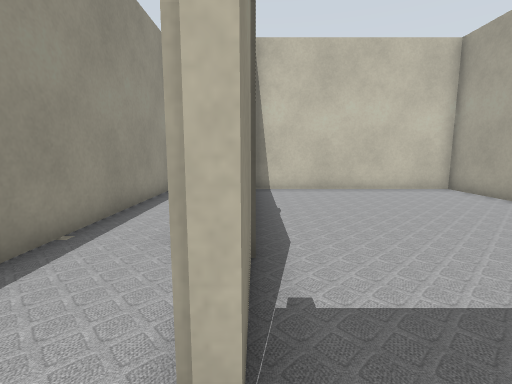
View 1 (above)

24 first-person views from a walk through a robot-simulator world made for Gazebo. The camera is 0.72 m above the floor, tilts 8° down and sees 85° across. Floor lines are 1 m apart. The floor is counted in squares, 0.5 m on a side. Each view is taken from the middle of a square. On the plan, view 1 faces up. The plan holds only what a view shows up to about 14 squares ahead; the rest is blank. The place goes on beyond the plan.

View 2
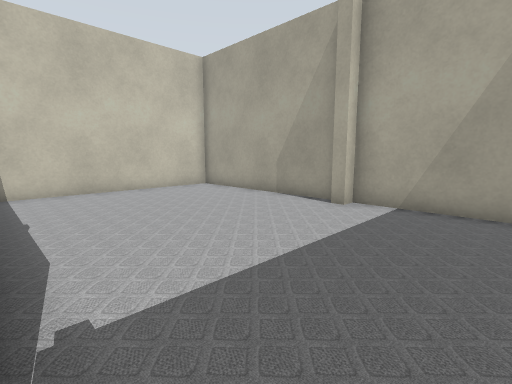

View 3
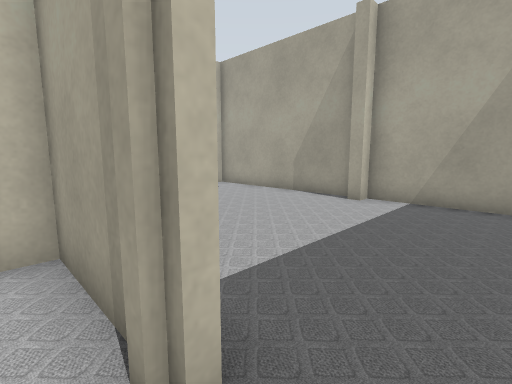

View 4
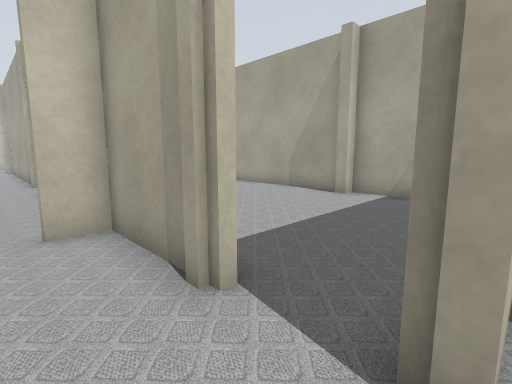

View 5
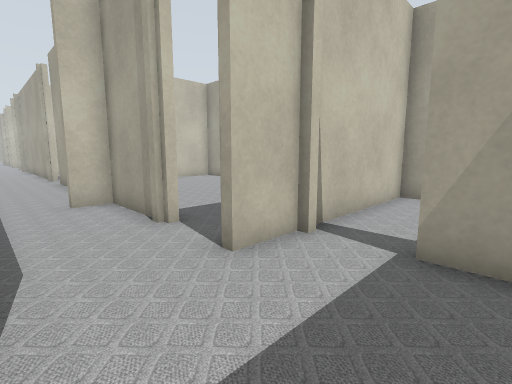

View 6
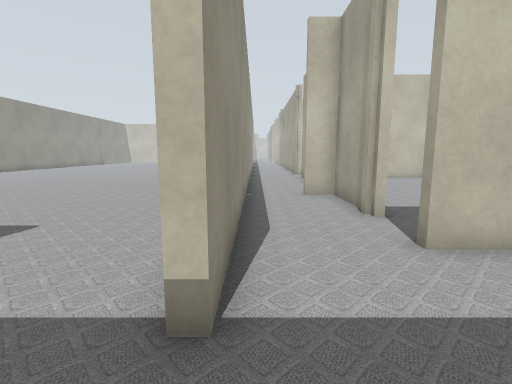

View 7
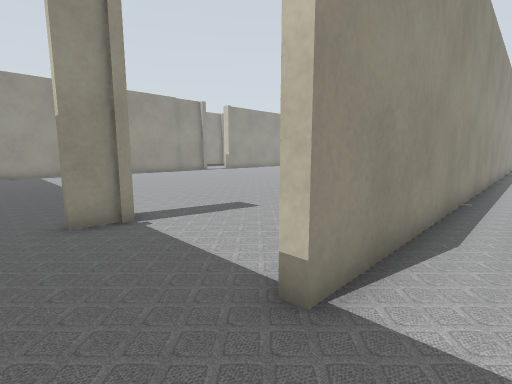

View 8
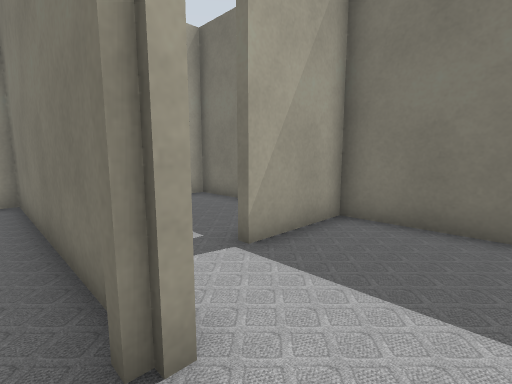

View 9
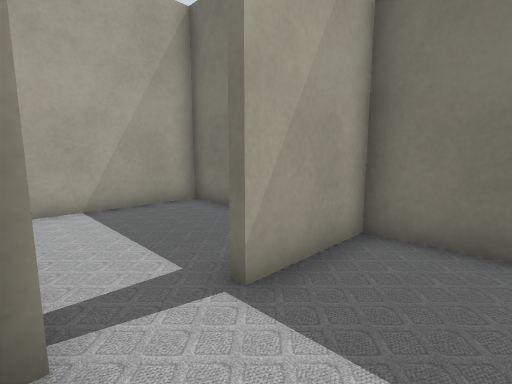

View 10
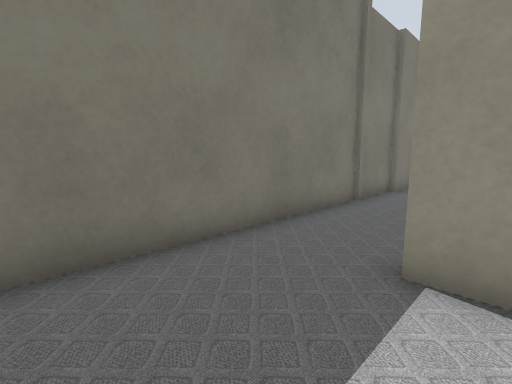

View 11
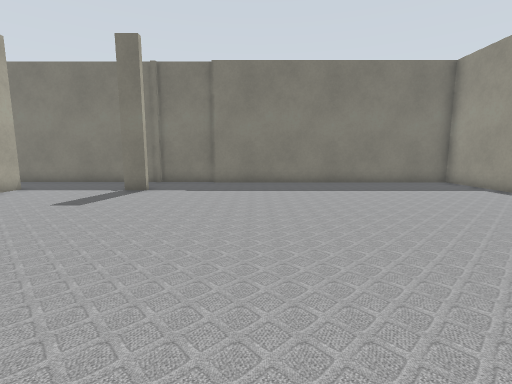

View 12
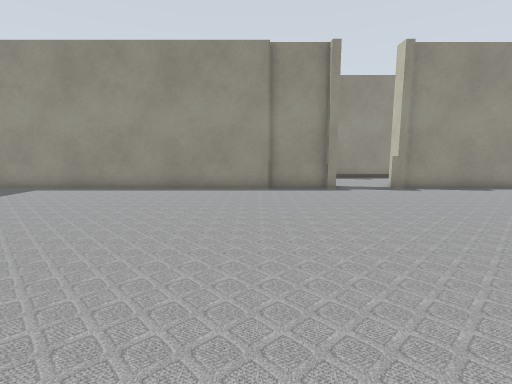

View 13
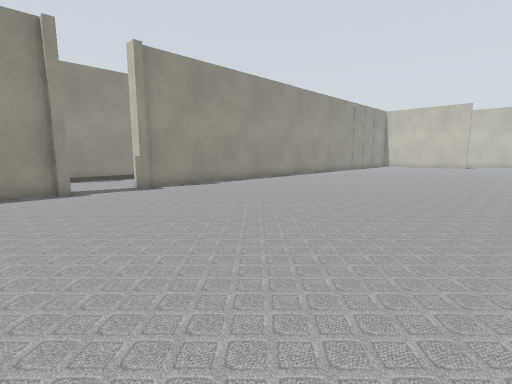

View 14
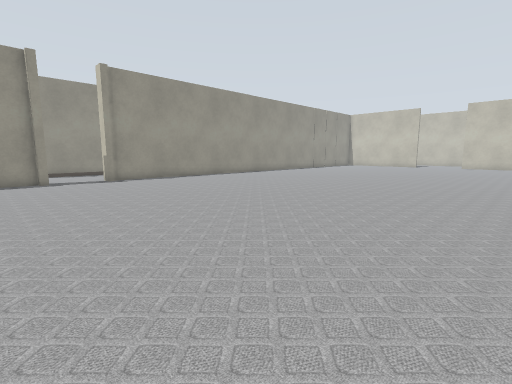

View 15
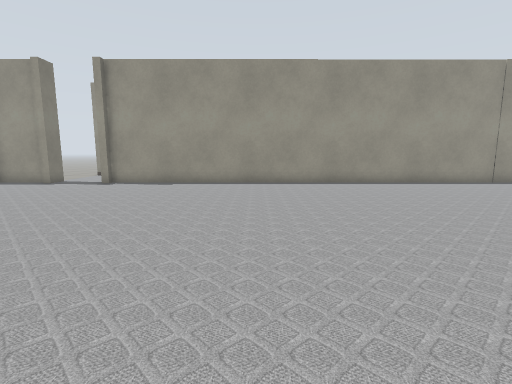

View 16
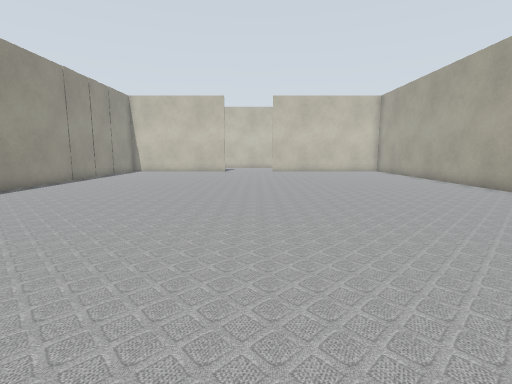

View 17
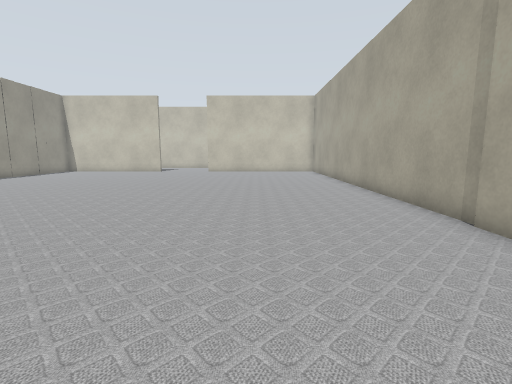

View 18
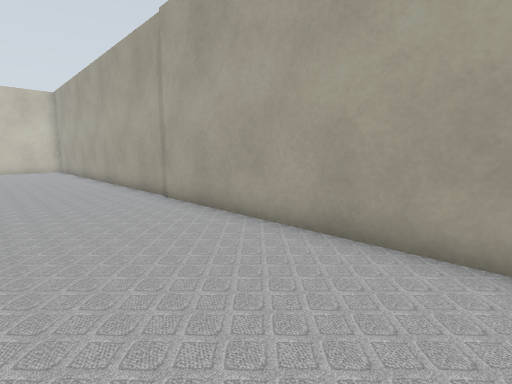

View 19
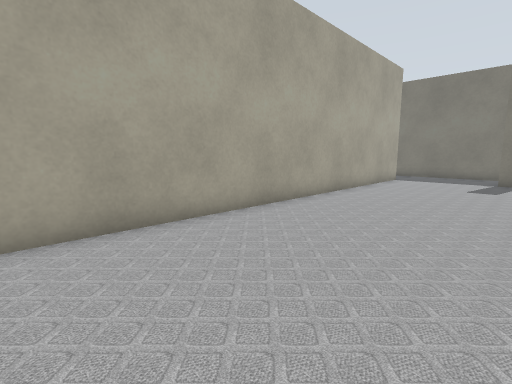

View 20
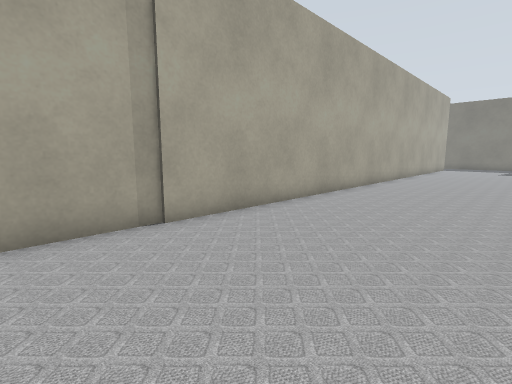

View 21
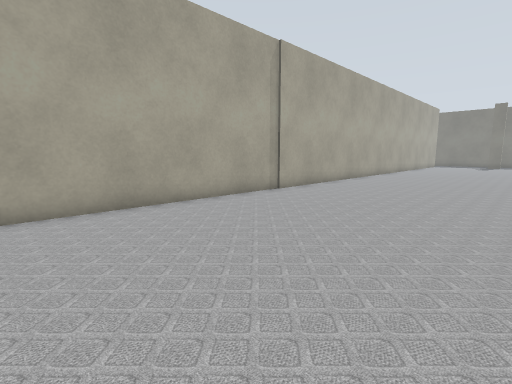

View 22
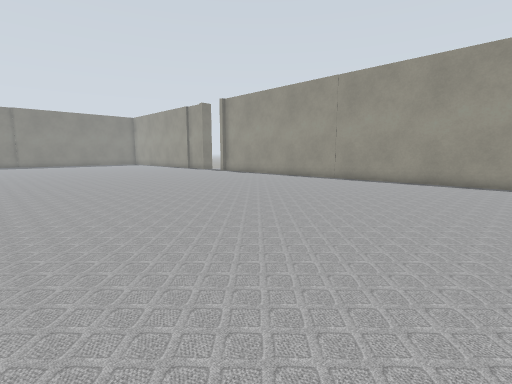

View 23
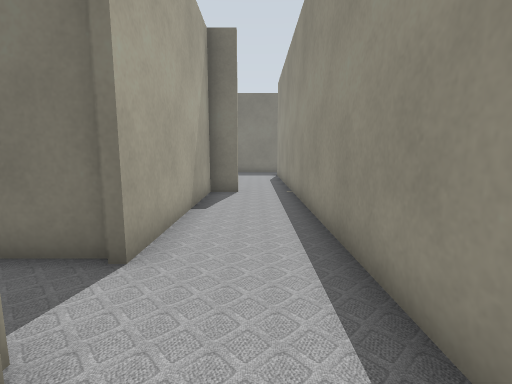

View 24
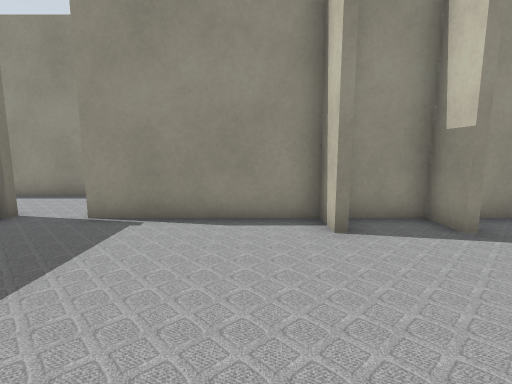

### Floor plan
Ten units are one square. View 1 is at (0, 0); x grows to the right and y downward. Boxes are objects, and circles mark ways between rooms. Rooms are numbered by the first view taken in them; rooms with no view inside come last. Other rooms are left out.
<svg viewBox="-235 -310 317 374">
<path fill="none" stroke="#000" d="M77 -42 77 -111 0 -111M-1 -36 -1 -11M6 7 77 7 77 -37 72 -37 72 -41M-3 -132 -3 -176M-34 -140 -34 5M-14 -47 -3 -47 -3 -116M-3 -11 -3 -45 -14 -45M-3 10 -3 5M-34 5 -34 30M-34 30 -37 30M-46 59 11 59 11 30M-221 -89 -225 -89 -225 -65M-223 -66 -223 56 -109 56M-89 27 -81 27 -81 40M-37 30 -37 -305M-110 59 -82 59M-81 59 -46 59M-225 -305 -225 -120 -223 -120 -223 -117M0 -113 15 -113M11 -184 -1 -184 -1 -132M11 30 15 30M46 59 66 59 66 10 -3 10"/>
<circle cx="0" cy="-5" r="3" fill="#2a7"/>
<circle cx="-15" cy="10" r="3" fill="#2a7"/>
<circle cx="0" cy="-125" r="3" fill="#2a7"/>
<circle cx="-10" cy="30" r="3" fill="#2a7"/>
<circle cx="10" cy="20" r="3" fill="#2a7"/>
<circle cx="-35" cy="45" r="3" fill="#2a7"/>
<text x="40" y="-50">1</text>
<text x="-10" y="-160">2</text>
<text x="-10" y="20">3</text>
<text x="-20" y="40">4</text>
<text x="-130" y="-130">5</text>
<text x="40" y="-140">6</text>
<text x="40" y="30">7</text>
</svg>
Room 1 opens to room 2. Room 2 opens to room 3. Room 2 opens to room 6. Room 3 opens to room 4. Room 3 opens to room 7. Room 4 opens to room 5.

Where each view was taken, in squares from view 1:
view 1: 0 up, 0 right, facing up
view 2: 0 up, 0 right, facing up-right
view 3: 0 up, 1 left, facing up-right
view 4: 1 down, 2 left, facing up-right
view 5: 4 down, 3 left, facing up-right
view 6: 5 down, 3 left, facing up
view 7: 5 down, 2 left, facing up-left
view 8: 0 up, 2 left, facing down-right
view 9: 1 down, 1 left, facing down-right
view 10: 2 down, 0 right, facing down-left
view 11: 8 up, 13 left, facing down
view 12: 6 up, 11 left, facing left
view 13: 7 up, 11 left, facing up-left
view 14: 7 up, 7 left, facing up-left
view 15: 19 up, 9 left, facing left
view 16: 16 up, 13 left, facing up
view 17: 16 up, 8 left, facing up
view 18: 13 up, 8 left, facing up-right
view 19: 13 up, 9 left, facing down-right
view 20: 24 up, 9 left, facing down-right
view 21: 30 up, 11 left, facing down-right
view 22: 30 up, 8 left, facing down-left
view 23: 15 up, 2 left, facing down
view 24: 17 up, 6 right, facing left
